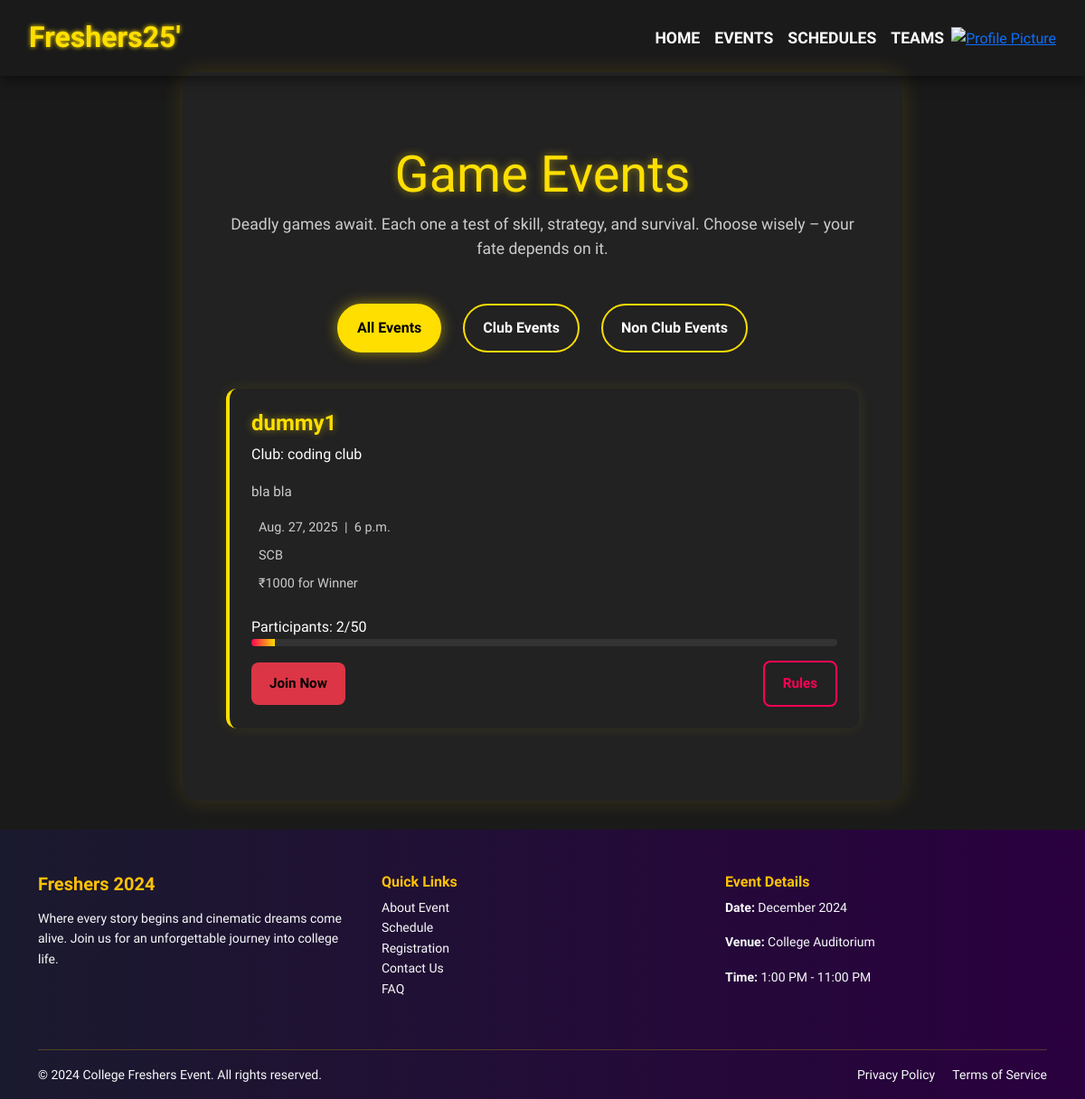
Page /events/ (signed in) on the committed database.
### freshersapp/models.py (models this page shows, shortened)
class Event(models.Model):
    title = models.CharField(max_length=255)
    club = models.CharField(max_length=100, null=True, blank=True)
    description = models.TextField()
    date = models.DateField()
    time = models.TimeField()
    venue = models.CharField(max_length=255)
    prize = models.IntegerField()
    capacity = models.IntegerField()
    status = models.CharField(choices=[('LIVE', 'Live'), ('UPCOMING', 'Upcoming')])
    event_type = models.CharField(choices=[('club', 'Club Event'), ('non_club', 'Non Club Event')])
    participants = models.PositiveIntegerField(default=0)
    participants_list = models.ManyToManyField(
        settings.AUTH_USER_MODEL, through='EventRegistration', related_name='events_joined'
    )

### freshersapp/views.py (the view)
# urls.py: path('events/',events,name='events'),
def events(request):
    user = request.user
    events = Event.objects.all()
    for event in events:
        event.is_user_coordinator = EventCoordinator.objects.filter(event=event, user=request.user).exists()
    alert = request.GET.get('alert')                                    # NEW
    return render(request,'events.html', {'events': events, 'alert': alert})  # CHANGED

### freshers_frontend/templates/events.html (shortened to what this page needs)
{% extends 'base.html' %}
{% load static %}
{% block extra_css %}
    <link rel="stylesheet" href="{% static 'css/events.css' %}">
{% endblock %}
{% block content %}
<main class="theater-container">
    <div class="theater-stage">
        <div class="events-page">
            <h1 class="heading">Game Events</h1>
            <p class="subtext">
                Deadly games await. Each one a test of skill, strategy, and survival.
                Choose wisely – your fate depends on it.
            </p>
            <ul class="tabs" id="eventTabs">
                <li><button class="tab-button active" data-category="all">All Events</button></li>
                <li><button class="tab-button" data-category="club">Club Events</button></li>
                <li><button class="tab-button" data-category="non_club">Non Club Events</button></li>
            </ul>
            <div class="event-grid" id="eventContainer">
                {% for event in events %}
                <div class="event-card" data-type="{{ event.event_type }}">
                    <h5 class="title">{{ event.title }}</h5>
                    {% if event.club %}
                        <p>Club: {{ event.club }}</p>
                    {% endif %}
                    <p class="description">{{ event.description }}</p>
                    <ul class="event-details">
                        <li> {{ event.date }} | {{ event.time }}</li>
                        <li> {{ event.venue }}</li>
                        <li> ₹{{ event.prize }} for Winner</li>
                    </ul>
                    <div class="progress-section">
                        <label>Participants: {{ event.participants }}/{{ event.capacity }}</label>
                        <div class="progress-bar">
                            <div class="progress-fill"
                                 style="width: {% widthratio event.participants event.capacity 100 %}%;"></div>
                        </div>
                    </div>
                    <div class="button-row">
                        {% if user.is_authenticated %}
                            <a class="btn btn-primary" href="{% url 'join_event' event.id %}">Join Now</a>
                        {% else %}
                            <a class="btn btn-primary" href="{% url 'login' %}?next={% url 'join_event' event.id %}">Login to Join</a>
                        {% endif %}
                        <a class="btn btn-outline" href="#">Rules</a>
                    </div>
                </div>
                {% endfor %}
            </div>
        </div>
    </div>
</main>
{% endblock %}

### freshers_frontend/static/css/styles.css (style rules this page uses)
:root { --nav-h: 56px; }
body { font-family: 'Rajdhani', sans-serif; padding: 0 !important; color: #ffffffe0; margin: 0 !important; }

### freshers_frontend/static/css/events.css (style rules this page uses)
:root { --color-primary-gold: #ffdf00; --color-secondary-red: #ff0055; --color-dark-bg: #1a1a1a; --color-card-bg: #222; --color-text-light: #fff; --color-text-muted: #ccc; --color-text-dark: #000; --spacing-sm: 1rem; --spacing-md: 2rem; --spacing-lg: 3rem; }
body { font-family: 'Rajdhani', sans-serif; background: var(--color-dark-bg); color: var(--color-text-light); margin: 0; line-height: 1.6; overflow-x: hidden; display: flex; flex-direction: column; min-height: 100vh; }
.events-page { max-width: 1200px; margin: auto; padding: var(--spacing-md) var(--spacing-sm); }
.theater-container { background: var(--color-dark-bg); display: flex; flex-direction: column; position: relative; overflow-x: hidden; flex: 1; }
.theater-stage { position: relative; z-index: 2; max-width: 1200px; margin: 80px auto var(--spacing-md); background: var(--color-card-bg); border-radius: 16px; padding: var(--spacing-lg) var(--spacing-md); box-shadow: 0 0 25px rgba(255, 215, 0, 0.15); }
.heading { color: var(--color-primary-gold); text-align: center; font-size: clamp(2rem, 5vw, 3.5rem); margin-bottom: 0.5rem; text-shadow: 0 0 10px rgba(255, 223, 0, 0.5); }
.subtext { color: var(--color-text-muted); text-align: center; font-size: clamp(1rem, 2vw, 1.1rem); max-width: 700px; margin: 0 auto var(--spacing-lg); line-height: 1.5; }
.tabs { display: flex; justify-content: center; flex-wrap: wrap; gap: 1.5rem; list-style: none; padding: 0; margin-bottom: 2.5rem; }
.tab-button { background: transparent; border: 2px solid var(--color-primary-gold); color: var(--color-text-light); padding: 0.75rem 1.25rem; cursor: pointer; font-size: 1rem; font-weight: 600; border-radius: 50px; transition: all 0.3s ease; }
.tab-button:hover, .tab-button.active { background: var(--color-primary-gold); color: var(--color-text-dark); box-shadow: 0 0 15px rgba(255, 223, 0, 0.5); }
.event-grid { display: grid; grid-template-columns: repeat(auto-fit, minmax(300px, 1fr)); gap: 2rem; }
.event-card { background: var(--color-card-bg); border-radius: 12px; padding: 1.5rem; box-shadow: 0 0 15px rgba(255, 215, 0, 0.1); transition: transform 0.3s ease, box-shadow 0.3s ease; display: flex; flex-direction: column; border-left: 4px solid #ffdf00; }
.title { font-size: 1.5rem; font-weight: bold; color: var(--color-primary-gold); margin-bottom: 0.5rem; text-shadow: 0 0 8px rgba(255, 223, 0, 0.5); }
.description { font-size: 0.95rem; color: var(--color-text-muted); margin-bottom: 1rem; flex-grow: 1; }
.event-details { list-style: none; padding: 0; margin: 0 0 1rem; font-size: 0.9rem; color: var(--color-text-muted); }
.event-details li { margin-bottom: 0.5rem; }
.progress-section { margin-bottom: 1rem; }
.progress-bar { background: #333; border-radius: 6px; height: 8px; overflow: hidden; }
.progress-fill { background: linear-gradient(90deg, var(--color-secondary-red), var(--color-primary-gold)); height: 100%; transition: width 0.3s ease; }
.button-row { display: flex; justify-content: space-between; align-items: center; margin-top: auto; gap: 1rem; }
.btn { padding: 0.75rem 1.25rem; border-radius: 8px; text-decoration: none; font-weight: 600; font-size: 0.95rem; transition: transform 0.2s ease, opacity 0.2s ease; text-align: center; }
.btn-primary { background: rgba(var(--bs-danger-rgb), var(--bs-bg-opacity)); --bs-bg-opacity: 1; color: var(--color-text-dark); border: none; }
.btn-outline { background: transparent; border: 2px solid var(--color-secondary-red); color: var(--color-secondary-red); }

### freshers_frontend/static/css/nav.css (style rules this page uses)
:root { --color-primary-gold: #ffdf00; --color-secondary-red: #ff0055; --color-dark-bg: #1a1a1a; --color-text-light: #fff; --color-text-dark: #000; }

### rows in the picture
Event: title "dummy1", club "coding club", description "bla bla", date "Aug. 27, 2025", time "6 p.m.", venue "SCB", prize "1000", participants "2", capacity "50"
